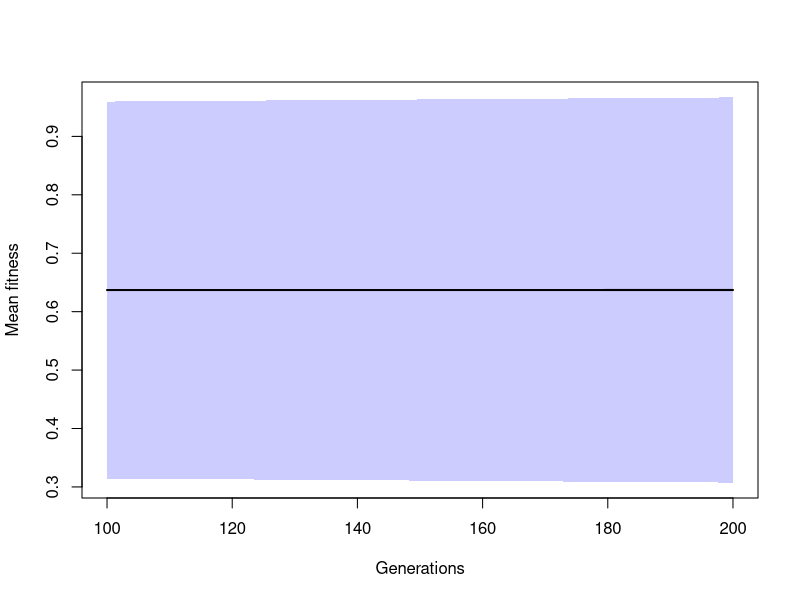
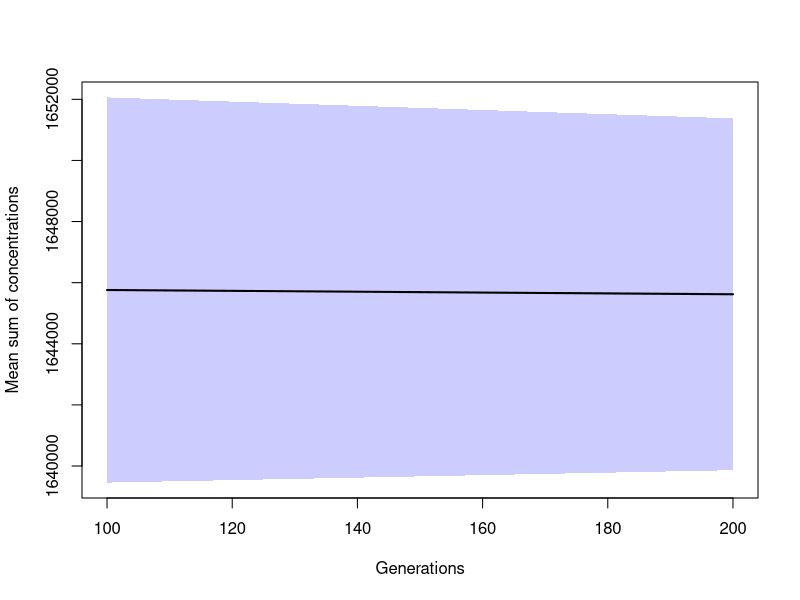
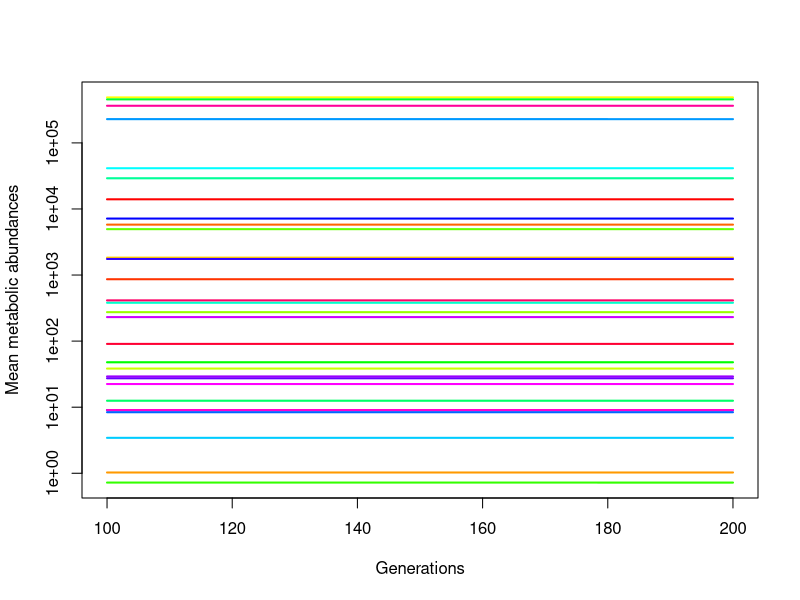

The R source for these figures, in order:
setwd("/Users/charlesrocabert/git/MetEvolSim/ToyModels/example")

d = read.table("population/fitness.txt", h=T, sep=" ")
means = read.table("population/mean_s.txt", h=T, sep=" ", check.names=F)
vars = read.table("population/var_s.txt", h=T, sep=" ", check.names=F)

pdf(file="figures/mean_fitness.pdf")
d$var_w[d$var_w<0.0] = 0.0
XRG = range(d$g)
YRG = range(c(d$mean_w-sqrt(d$var_w),d$mean_w+sqrt(d$var_w)))
plot(x=NULL, xlim=XRG, ylim=YRG, xlab="Generations", ylab="Mean fitness")
polygon(c(d$g, rev(d$g)), c(d$mean_w-sqrt(d$var_w), rev(d$mean_w+sqrt(d$var_w))), border=F, col=adjustcolor("blue", alpha.f=0.2))
lines(d$g, d$mean_w, lwd=2)
dev.off()

pdf(file="figures/mean_c.pdf")
d$var_c[d$var_c<0.0] = 0.0
XRG = range(d$g)
YRG = range(c(d$mean_c-sqrt(d$var_c),d$mean_c+sqrt(d$var_c)))
plot(x=NULL, xlim=XRG, ylim=YRG, xlab="Generations", ylab="Mean sum of concentrations")
polygon(c(d$g, rev(d$g)), c(d$mean_c-sqrt(d$var_c), rev(d$mean_c+sqrt(d$var_c))), border=F, col=adjustcolor("blue", alpha.f=0.2))
lines(d$g, d$mean_c, lwd=2)
dev.off()

pdf(file="figures/mean_s.pdf")
N = length(means[,1])
M = length(means[1,])
colors = rainbow(M-1)

XRG = range(means$g)
YRG = range(means[,2:M])

plot(x=NULL, xlim=XRG, ylim=YRG, xlab="Generations", ylab="Mean metabolic abundances", log="y")
for (i in seq(2,M))
{
	lines(means$g, means[,i], col=colors[i-1], lwd=2)
}
dev.off()

